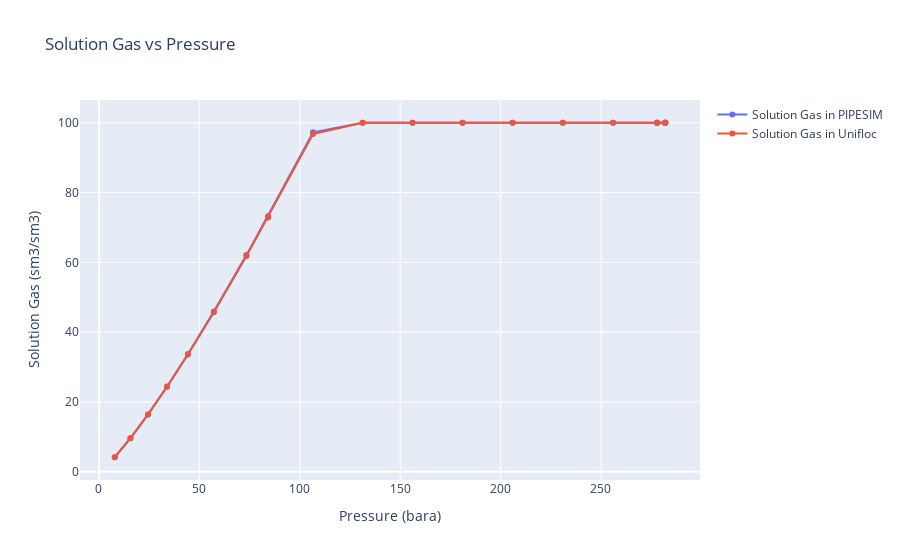

Source (notebook cell):
### Markdown cell above
# Сравнение результатов расчета газосодержания в PIPESIM и Unifloc VBA / # Comparison of solution gas

### Code cell
if empty_key not in loaded_results_data[resuts_key_fluid_analysis][results_key_pipesim]:
    create_comparison_plot(
        loaded_results_data[resuts_key_fluid_analysis][results_key_pipesim][pressure_key_bara],
        loaded_results_data[resuts_key_fluid_analysis][results_key_pipesim][solution_gas_key_m3m3], 
        loaded_results_data[resuts_key_fluid_analysis][results_key_pipesim][pressure_key_bara], # (atma) уже переведены в (bara) 
        loaded_results_data[resuts_key_fluid_analysis][results_key_unifloc][solution_gas_key_m3m3],
        'Solution Gas vs Pressure',
        'Pressure (bara)',
        'Solution Gas (sm3/sm3)',
        'Solution Gas in PIPESIM',
        'Solution Gas in Unifloc'
    )
else:
    print("Результаты расчета отсутствуют.")

### Figure 1 — Plotly figure (JSON) as saved in the notebook; plotly's stock layout.template omitted (floating-point values rounded to 4 significant figures)
{"data": [{"mode": "lines+markers", "name": "Solution Gas in PIPESIM", "type": "scatter", "x": [282.0, 282.0, 282.0, 277.9, 277.9, 256.0, 231.0, 206.0, 181.0, 156.1, 131.3, 106.6, 84.22, 73.43, 57.19, 44.29, 33.91, 24.4, 15.65, 7.849], "y": [100.0, 100.0, 100.0, 100.0, 100.0, 100.0, 100.0, 100.0, 100.0, 100.0, 100.0, 97.27, 73.23, 62.08, 45.94, 33.76, 24.47, 16.46, 9.641, 4.2]}, {"mode": "lines+markers", "name": "Solution Gas in Unifloc", "type": "scatter", "x": [282.0, 282.0, 282.0, 277.9, 277.9, 256.0, 231.0, 206.0, 181.0, 156.1, 131.3, 106.6, 84.22, 73.43, 57.19, 44.29, 33.91, 24.4, 15.65, 7.849], "y": [100, 100, 100, 100, 100, 100, 100, 100, 100, 100, 100, 96.8, 72.89, 61.8, 45.74, 33.63, 24.38, 16.4, 9.608, 4.187]}], "layout": {"title": {"text": "Solution Gas vs Pressure"}, "xaxis": {"title": {"text": "Pressure (bara)"}}, "yaxis": {"title": {"text": "Solution Gas (sm3/sm3)"}}}}
